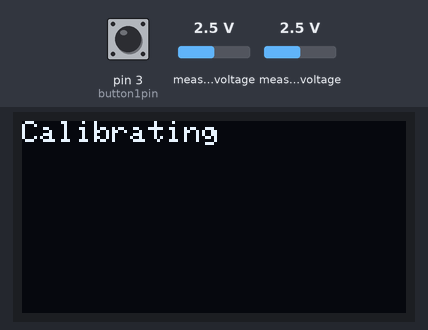
This sketch was run on a simulated Arduino Uno, built with avr-gcc and run on an emulated ATmega328P. Shown: 128×64 one-colour display. Inputs (shaded band) come from the test bench; at power-on: pin 3 (button1pin) HIGH, measured voltage 2.5 V. What the sketch prints to the serial monitor is not drawn.

Above: at 14.6 s.

Measured:
- what the display in image 0 shows lasts 6.2 s, from 14.6 s to 20.8 s

The sketch:

o2AnalyzerSample.ino
```cpp
//ADS1050 12 bit ADC
#include <Wire.h>
#include <Adafruit_ADS1X15.h>

Adafruit_ADS1115 ads;     /* Use thi for the 12-bit version */
#include <Adafruit_GFX.h>
#include <Adafruit_SSD1306.h>

#define SCREEN_WIDTH 128 // OLED display width, in pixels
#define SCREEN_HEIGHT 64 // OLED display height, in pixels

// Declaration for an SSD1306 display connected to I2C (SDA, SCL pins)
// The pins for I2C are defined by the Wire-library.
// On an arduino UNO:       A4(SDA), A5(SCL)
// On an arduino MEGA 2560: 20(SDA), 21(SCL)
// On an arduino LEONARDO:   2(SDA),  3(SCL), ...
#define OLED_RESET     4 // Reset pin # (or -1 if sharing Arduino reset pin)
#define SCREEN_ADDRESS 0x3D ///< See datasheet for Address; 0x3D for 128x64, 0x3C for 128x32
Adafruit_SSD1306 display(SCREEN_WIDTH, SCREEN_HEIGHT, &Wire, OLED_RESET);

//Button and backlight pin declaration
int button1pin=3;//Calibration, Enter Button

//General Cariable setup
double  calibrationv; //used to store calibrated value
double calibrationvCo2;
int sensorcheck=0;//to check health on sensor. If value is 0 sensor works, if value is 1 sensor out of range or not connected
int Sensor_lowrange=104;//When sensor is healthy and new it reads 58 on low
int Sensor_highrange=128;//When sensor is healthy and new it reads 106 on high
int current_function=0;
unsigned int error = 0;

void setup(void)
{


  Serial.begin(9600);
  pinMode(button1pin,INPUT);


//starts ADS readings
 ads.setGain(GAIN_ONE);    // 16x gain  +/- 0.256V  1 bit = 0.125mV  0.0078125mV

  ads.begin();

  Serial.println("calibrating sensor, wait for 10 seconds");
  calibrationv=calibrate();
  calibrationvCo2=calibrateCo2(); //co2 calibration

  //Nokia Display Setup
  display.begin();


  if ((calibrationv > Sensor_highrange) || (calibrationv < Sensor_lowrange))
   {
    sensorcheck=1;
    error = 1; // use this error flag to avoid malfunctioning
     current_function=1;//Sensor needs to be calibrated
     need_calibrating();//print need calibrating message
   }
}

//Prints need calibrating text
void need_calibrating(){
   display.clearDisplay();
  display.setCursor(0,0);
  display.setTextSize(1);
  display.setTextColor(SSD1306_WHITE);
  display.println("Sensor error");
  display.println("Please");
  display.println("calibrate");
  display.println(calibrationv);
  display.display();

}

//Take 20 readings and avaraging it to exclude miner diviations of hte reading
int calibrate(){
  int16_t adc0=0;
  int result;
  for(int i=0; i < 20; i++)
       {
         adc0=adc0+ads.readADC_SingleEnded(0);
         delay(200);
       }

  result=adc0/20;
  return result;
}

//Take 20 readings and avaraging it to exclude miner diviations of hte reading
int calibrateCo2(){
  int16_t adc1=0;
  int result;
  for(int i=0; i<40; i++)
       {
         adc1=adc1+ads.readADC_SingleEnded(1);
         delay(250);
       }

  result=adc1/40;
  return result;
}

void loop(void) {
  //********  Main Loop variable declaration ***********
     double modr;//Variable to hold mod value in
    int16_t adc0=0, adc1=0;
    double result;//After calculations holds the current O2 percentage
    double currentmv; //the current mv put out by the oxygen sensor;
    double currentvCo2;
    double co2Conc;
    double calibratev;

 //***** Function button read section ********
 int button1state=digitalRead(button1pin);


  if(button1state==LOW){
    if(current_function==0){
       current_function=1;//Sensor needs to be calibrated
    }
  }


 switch(current_function){
   case 0://Analyzing O2
     //taking 20 samples. The sensor might spike for a millisecond. After we average the samples into one value
     for(int i=0; i<=19; i++)
       {
         adc0=adc0+ads.readADC_SingleEnded(0);
         adc1=adc1+ads.readADC_SingleEnded(1);
       }


      currentmv = adc0/20;
      currentvCo2 = adc1/40;
      calibratev=calibrationv;
      result=(currentmv/calibratev)*20.9;
      co2Conc = ((currentvCo2/calibrationvCo2)/3.3)*100; // change 3.3 with the voltage input to co2 sensor
      //Write to display
      display.clearDisplay();
      display.setTextSize(1);
      display.setTextColor(WHITE, BLACK);
      display.setCursor(0,0);
      display.print("O2%");
      display.setTextColor(SSD1306_WHITE);
      display.print(" ");
      display.setTextSize(2);
      display.println(result,1);
      display.setCursor(0,45);
      display.print("CO2%");
      display.setTextColor(SSD1306_WHITE);
      display.print(" ");
      display.setTextSize(2);
      display.println(co2Conc,1);
      display.display();
           delay(1000);
    break;
   case 1:

     display.clearDisplay();
     display.setCursor(0,0);
     display.setTextSize(1);
     display.setTextColor(SSD1306_WHITE);
     display.println("Calibrating");
     display.display();

     current_function=0;//O2 analyzing
     calibrationv=calibrate();
     delay(2000);
      if ((calibrationv > Sensor_highrange) || (calibrationv < Sensor_lowrange)){
          current_function=1;//Sensor needs to be calibrated
          need_calibrating();//print need calibrating message
        }
   break;


 }

}
```
